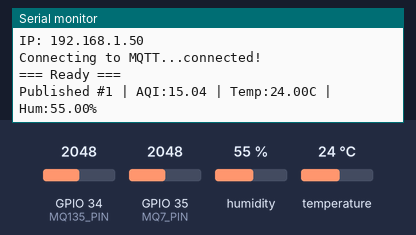
Simulated run of this sketch. Board: ESP32. Parts: the last lines printed to the serial monitor. The test bench sets the inputs (shaded band); at power-on: humidity 55 %, GPIO 34 (MQ135_PIN) = 2048, temperature 24 °C, GPIO 35 (MQ7_PIN) = 2048. WiFi joins after 1.5 s; servers stay silent unless stated; random numbers use the default seed unless the sketch sets one; no MQTT or app messages arrive unless stated.

Above: at 5.7 s.
5.8 s: humidity set to 22 %
At 7.0 s:
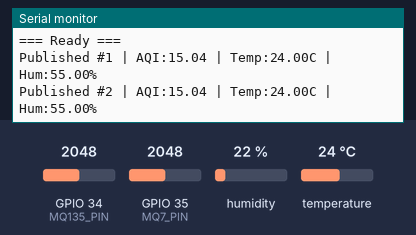
8.4 s: GPIO 34 (MQ135_PIN) set to 2866
At 9.9 s:
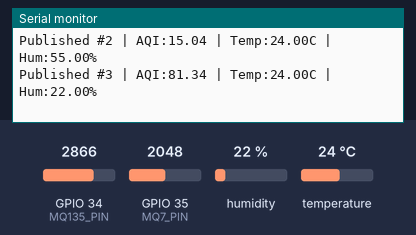
11.0 s: temperature set to 12 °C
At 12.9 s:
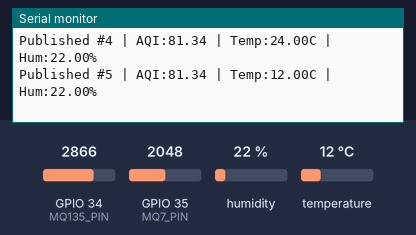
13.6 s: GPIO 34 (MQ135_PIN) set to 3972
At 15.4 s:
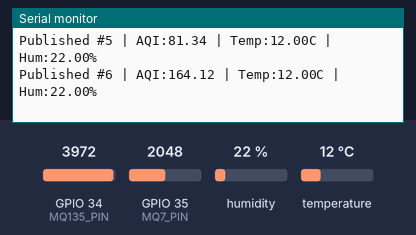
16.2 s: humidity set to 40 %
At 17.1 s:
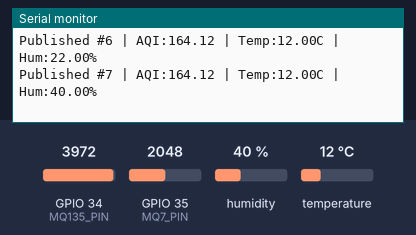
Timing chart, 0 to 19.2 s (numbered marks = the images above; inputs shaded):
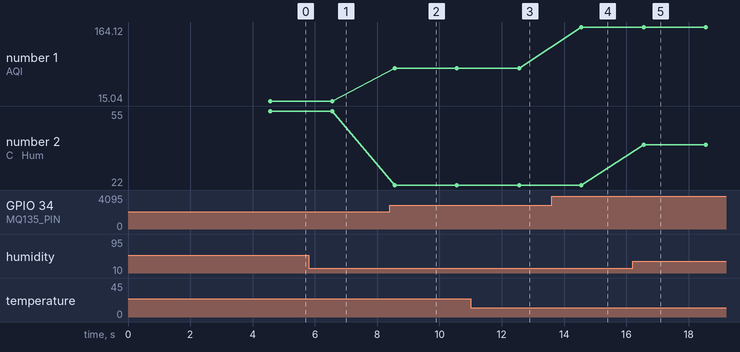

Measured:
- after the input at 8.4 s, the serial monitor: prints a new line after 0.16 s (image 2)
- after the input at 11.0 s, the serial monitor: prints a new line after 1.6 s (image 3)
- after the input at 13.6 s, the serial monitor: prints a new line after 0.95 s (image 4)
- after the input at 16.2 s, the serial monitor: prints a new line after 0.36 s (image 5)
- plotted number 1: 15.04 → 81.34 after the input at 8.4 s, 81.34 → 164.12 after the input at 13.6 s
- plotted number 2: 22 → 40 after the input at 16.2 s

The sketch:

main.ino
```cpp
#include <WiFi.h>
#include <PubSubClient.h>
#include <DHT.h>
#include <ArduinoJson.h>

const char* WIFI_SSID     = "Gujjus";
const char* WIFI_PASSWORD = "rowanA220";
const char* MQTT_BROKER   = "10.0.0.18";
const int   MQTT_PORT     = 1883;
const char* MQTT_TOPIC    = "airguard/sensors/raw";
const char* DEVICE_ID     = "ESP32_AIRGUARD_01";
const char* LOCATION      = "Lab_Room_204";

#define MQ135_PIN  34
#define MQ7_PIN    35
#define DHT_PIN    4
#define DHT_TYPE   DHT22

DHT dht(DHT_PIN, DHT_TYPE);
WiFiClient espClient;
PubSubClient mqttClient(espClient);

unsigned long lastPublish = 0;
const long PUBLISH_INTERVAL = 2000;
int messageCount = 0;

float calculateAQI(float mq135) {
  if (mq135 <= 400) return (mq135 - 300) * 50.0 / 100.0;
  if (mq135 <= 500) return 51 + (mq135 - 400) * 49.0 / 100.0;
  if (mq135 <= 600) return 101 + (mq135 - 500) * 49.0 / 100.0;
  if (mq135 <= 750) return 151 + (mq135 - 600) * 49.0 / 150.0;
  return 201;
}

void connectWiFi() {
  Serial.print("Connecting to WiFi: ");
  Serial.println(WIFI_SSID);
  WiFi.begin(WIFI_SSID, WIFI_PASSWORD);
  int attempts = 0;
  while (WiFi.status() != WL_CONNECTED && attempts < 20) {
    delay(500);
    Serial.print(".");
    attempts++;
  }
  if (WiFi.status() == WL_CONNECTED) {
    Serial.println("\nWiFi connected!");
    Serial.print("IP: ");
    Serial.println(WiFi.localIP());
  } else {
    Serial.println("\nWiFi FAILED!");
  }
}

void connectMQTT() {
  mqttClient.setServer(MQTT_BROKER, MQTT_PORT);
  int attempts = 0;
  while (!mqttClient.connected() && attempts < 5) {
    Serial.print("Connecting to MQTT...");
    String clientId = "ESP32_" + String(random(0xffff), HEX);
    if (mqttClient.connect(clientId.c_str())) {
      Serial.println("connected!");
    } else {
      Serial.print("failed rc=");
      Serial.println(mqttClient.state());
      delay(3000);
      attempts++;
    }
  }
}

float readMQSensor(int pin) {
  int raw = analogRead(pin);
  float voltage = (raw / 4095.0) * 3.3;
  float ppm = voltage * 200.0;
  return ppm;
}

String generateMsgId() {
  String id = "";
  for (int i = 0; i < 16; i++) {
    id += String(random(16), HEX);
  }
  return id;
}

void setup() {
  Serial.begin(115200);
  delay(1000);
  Serial.println("=== AirGuard ESP32 Starting ===");
  dht.begin();
  pinMode(DHT_PIN, INPUT_PULLUP);
  delay(2000);
  connectWiFi();
  connectMQTT();
  Serial.println("=== Ready ===");
}

void loop() {
  if (!mqttClient.connected()) {
    connectMQTT();
  }
  mqttClient.loop();

  unsigned long now = millis();
  if (now - lastPublish >= PUBLISH_INTERVAL) {
    lastPublish = now;

    float mq135 = readMQSensor(MQ135_PIN);
    float mq7   = readMQSensor(MQ7_PIN);
    float temp  = dht.readTemperature();
    float hum   = dht.readHumidity();

    if (isnan(temp) || isnan(hum)) {
      Serial.println("DHT22 read failed!");
      temp = 0;
      hum  = 0;
    }

    float aqi = calculateAQI(mq135);

    JsonDocument doc;
    doc["device_id"]     = DEVICE_ID;
    doc["location"]      = LOCATION;
    doc["timestamp"]     = millis();
    doc["mq135_ppm"]     = round(mq135 * 100) / 100.0;
    doc["mq7_ppm"]       = round(mq7 * 100) / 100.0;
    doc["temperature_c"] = round(temp * 100) / 100.0;
    doc["humidity_pct"]  = round(hum * 100) / 100.0;
    doc["aqi_value"]     = round(aqi * 10) / 10.0;
    doc["scenario"]      = "normal";
    doc["msg_id"]        = generateMsgId();

    char payload[256];
    serializeJson(doc, payload);

    if (mqttClient.publish(MQTT_TOPIC, payload)) {
      messageCount++;
      Serial.print("Published #");
      Serial.print(messageCount);
      Serial.print(" | AQI:");
      Serial.print(aqi);
      Serial.print(" | Temp:");
      Serial.print(temp);
      Serial.print("C | Hum:");
      Serial.print(hum);
      Serial.println("%");
    } else {
      Serial.println("Publish failed!");
    }
  }
}
```
